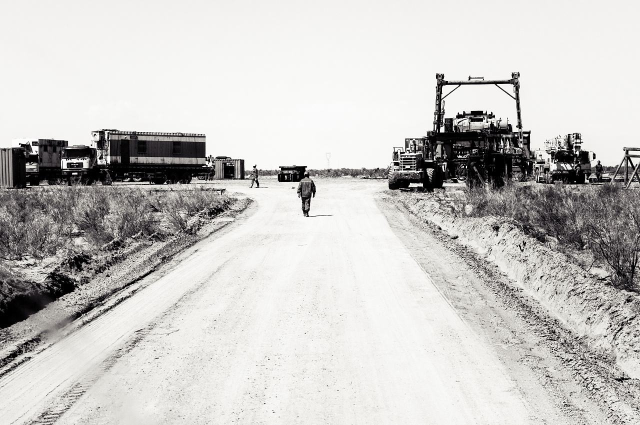
#> input picture timg1.jfif, 1280 x 850 px (shown at 1/2 size)
$ jupyter execute --allow-errors pic.ipynb
#> lines starting #> are read from the running program, lines starting #| are printed output that depends on the picture; after the words box and inside, x2 and y2 are one past the last pixel; in counts of white or black regions, pixels touching at a corner belong together
[cell 1]
from PIL import Image
import numpy as np
message=Image.open('timg1.jfif')
#> message is the input picture: PIL image 1280x850 RGB; mean R, G, B 201.4, 200.1, 197.7
message_R=np.array(message)[:,:,0]
message_G=np.array(message)[:,:,1]
message_B=np.array(message)[:,:,2]
polarity=((message_R>=128)*(message_G>=128)*(message_B>=128))*255
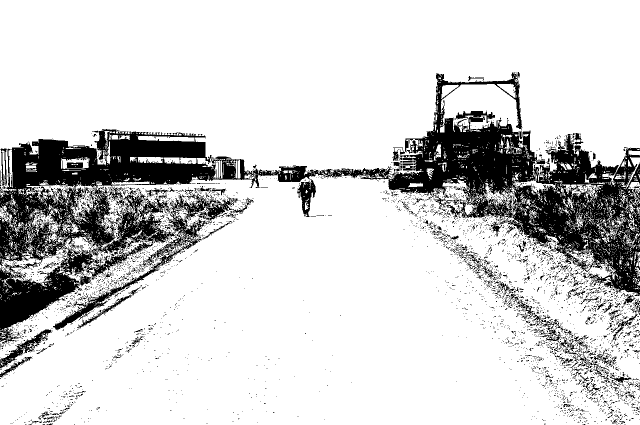
#> polarity: shape (850, 1280) int64 (shown at 1/2 size); 82.6% white; 4719 black regions (4515 under 20 px), largest, box (x1, y1, x2, y2) and area: (0, 144, 1280, 688) 160211, (0, 659, 105, 737) 1604, (154, 578, 276, 657) 724
#> (the rest of this cell did not finish here and is left out)

[cell 2]
np.shape(message_R)
#> Out = (850, 1280)

[cell 3]
message_R=np.array(message)[:,:,0]

[cell 4]
np.shape(message_R)
#> Out = (850, 1280)

[cell 5]
polarity=(message_R>=128)*255
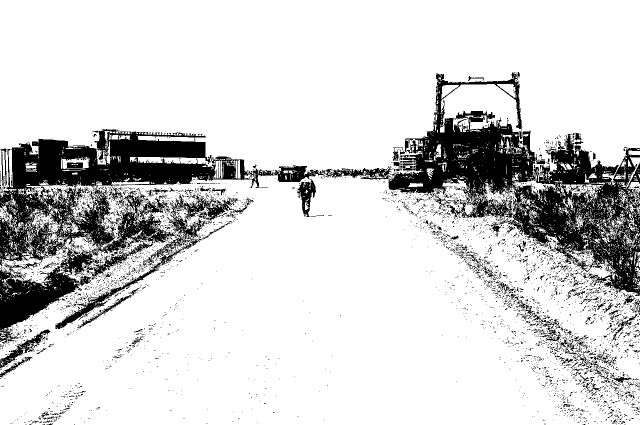
#> polarity: shape (850, 1280) int64 (shown at 1/2 size); 83.3% white; 4883 black regions (4688 under 20 px), largest, box (x1, y1, x2, y2) and area: (0, 144, 1280, 592) 125432, (0, 381, 353, 688) 20252, (111, 387, 468, 658) 7500
#> (the rest of this cell did not finish here and is left out)
